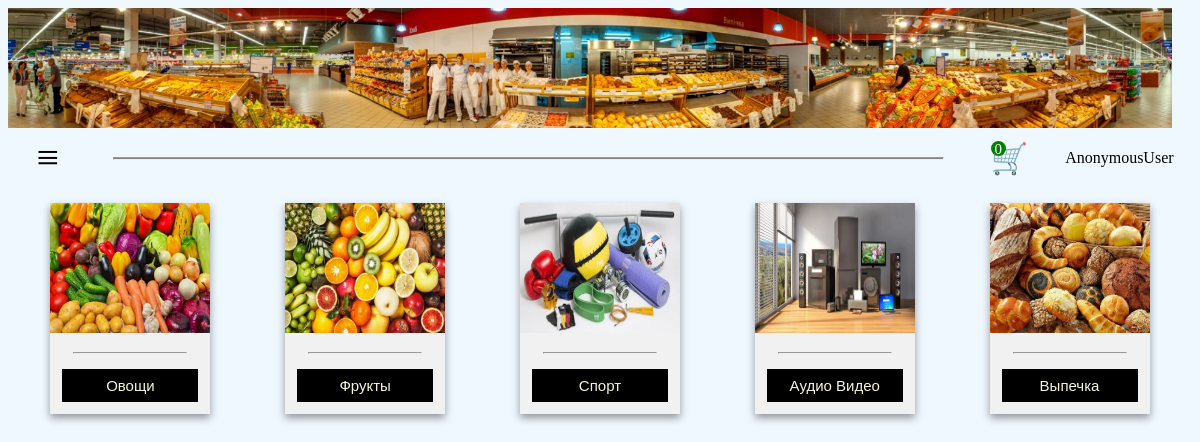
The page / on the database its author committed.
### shop/models.py (models this page shows)
class Category(models.Model):
    name = models.CharField(max_length=255)
    description = models.TextField(blank=True, null=True)
    image = models.ImageField(upload_to="shop/media/products/category")
    def __str__(self):
        return self.name

### shop/views.py (the view)
# urls.py: path("", views.index_views, name="index"),
def index_views(request):
    contex_to_html = get_category(request)
    return contex_to_html

### shop/cont_processor/count_bascket.py (called while the page is built)
def count_products_in_bascket(request):
    try:
        cart = Cart.objects.get(user=request.user)
        count = cart.items.count()
        print(count)
        return {"count": count}
    except Exception as e:
        print(e)
        return {"count": 0}

### shop/process_db/processor_db.py (called while the page is built)
def get_category(request):
    category_obj = Category.objects.all()
    contex = render(request, "index.html", {"category": category_obj})
    return contex

### shop/templates/index.html (shortened to what this page needs)
{% extends 'main.html' %}
{% block content %}
  <div class="conteiner">
    {% for cat in category %}
      <div class="card">
        <img src="{{ cat.image.url }}" alt="Товар" style="width: 160px; height: 130px;" />
        <hr />
        <p>
          <button><a class="a-index" href="{% url 'product_in_category' cat %}">{{ cat }}</a></button>
        </p>
      </div>
    {% endfor %}
  </div>
{% endblock %}

### shop/templates/index.html (style rules this page uses)
a { text-decoration: none; }
.card p { margin: 1vw; }
hr { width: 70%; margin: 15px auto; }
.a-index { color: beige; text-decoration: none; }
.conteiner { display: flex; flex-wrap: wrap; justify-content: space-around; }
.card { word-wrap: break-word; box-shadow: 0 4px 8px 0 rgba(0, 0, 0, 0.4); max-width: 160px; max-height: 320px; margin: 10px auto; text-align: center; font-family: arial; background-color: #f1f1f1; }
.card button { border: none; outline: 0; padding: 8px; color: white; background-color: #000; text-align: center; cursor: pointer; width: 100%; font-size: 15px; }

### shop/templates/main.html (style rules this page uses)
body { background-color: aliceblue !important; }

### rows shown on the page
Category: image (picture), name "Овощи"
Category: image (picture), name "Фрукты"
Category: image (picture), name "Спорт"
Category: image (picture), name "Аудио Видео"
Category: image (picture), name "Выпечка"

### other values the page prints
{{ request.user }} "AnonymousUser"
